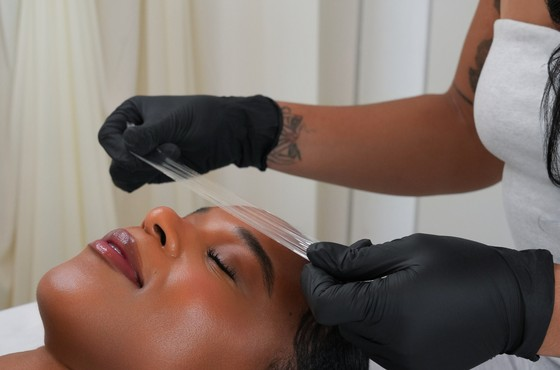
#> input picture assets/services/google-business-profile-preview.jpg, 560 x 370 px, found by its file name; its folder holds 6 pictures in this run
$ python find_gbp_matches.py
#> lines starting #> are read from the running program, lines starting #| are printed output that depends on the picture
import os
from PIL import Image

db_dir = r"c:\Users\ekta bansal\OneDrive\Desktop\lucci media\dropbox_photos"
srv_dir = r"c:\Users\ekta bansal\OneDrive\Desktop\lucci media\lucci-media\assets\services"

db_files = [f for f in os.listdir(db_dir) if f.lower().endswith(('.jpg', '.jpeg', '.png', '.webp'))]

def find_match(target_path, name):
#> called with name = 'google-business-profile-preview.jpg'
    target = Image.open(target_path).convert('RGB')
#> target is the input picture: PIL image 560x370 RGB; mean R, G, B 131, 115.7, 108
    target_thumb = target.resize((60, 60))
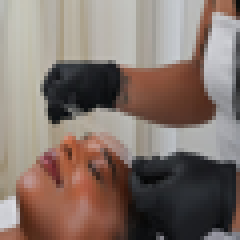
#> target_thumb: PIL image 60x60 RGB (shown 4 times larger); mean R, G, B 131, 115.7, 108
    best_file = None
    best_diff = 999999

    for f in db_files:
        p = os.path.join(db_dir, f)
        try:
            im = Image.open(p).convert('RGB')
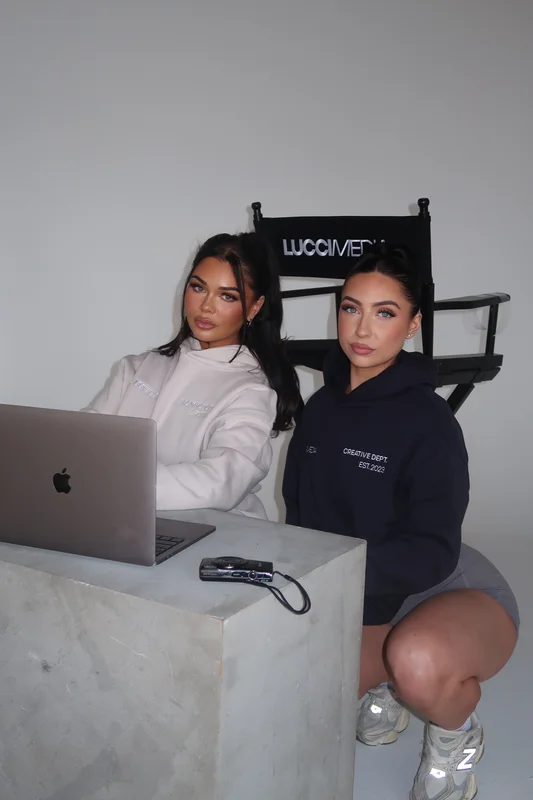
#> input picture assets/services/brand-identity-who-for.webp, 533 x 800 px, given as the content of the folder sers/ekta bansal/OneDrive/Desktop/lucci media/dropbox_photos, which was not available
#> im is the input picture: PIL image 533x800 RGB; mean R, G, B 129.5, 126.6, 129.4
            # Check aspect ratio compatibility
            thumb = im.resize((60, 60))
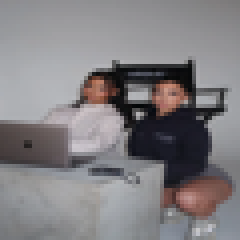
#> thumb: PIL image 60x60 RGB (shown 4 times larger); mean R, G, B 129.5, 126.6, 129.4
            d = sum(abs(a - b) for a, b in zip(thumb.tobytes(), target_thumb.tobytes())) / (60 * 60 * 3)
#> d = 55.52
            if d < best_diff:
                best_diff = d
#> best_diff = 55.52
                best_file = f
        except Exception:
            pass
    print(f"Match for {name}: {best_file} (diff: {best_diff:.2f})")
#| Match for google-business-profile-preview.jpg: brand-identity-who-for.webp (diff: 55.52)

find_match(os.path.join(srv_dir, "google-business-profile-preview.jpg"), "google-business-profile-preview.jpg")
find_match(os.path.join(srv_dir, "gbp-hero-main.webp"), "gbp-hero-main.webp")
#> call 2 of find_match, with name = 'gbp-hero-main.webp'
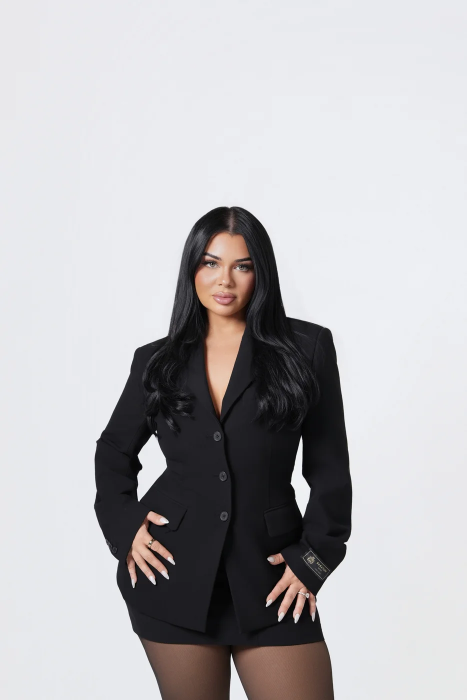
#> input picture assets/services/gbp-hero-main.webp, 933 x 1400 px, found by its file name (shown at 1/2 size)
#> in find_match, target is the input picture: PIL image 933x1400 RGB; mean R, G, B 184.2, 182.9, 185.4
#> in find_match (call 2), `target_thumb = target.resize((60, 60))`:
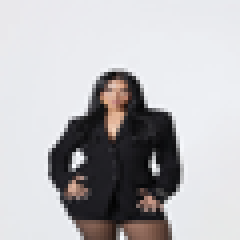
#> target_thumb: PIL image 60x60 RGB (shown 4 times larger); mean R, G, B 184.2, 182.9, 185.4
#> in find_match (call 2), `d = sum(abs(a - b) for a, b in zip(thumb.tobytes(), target_thumb.tobyt..`: d = 97.18
#| Match for gbp-hero-main.webp: brand-identity-who-for.webp (diff: 97.18)
find_match(os.path.join(srv_dir, "gbp-who-for.webp"), "gbp-who-for.webp")
#| Match for gbp-who-for.webp: brand-identity-who-for.webp (diff: 0.00)
find_match(os.path.join(srv_dir, "gbp-cta.webp"), "gbp-cta.webp")
#> call 4 of find_match, with name = 'gbp-cta.webp'
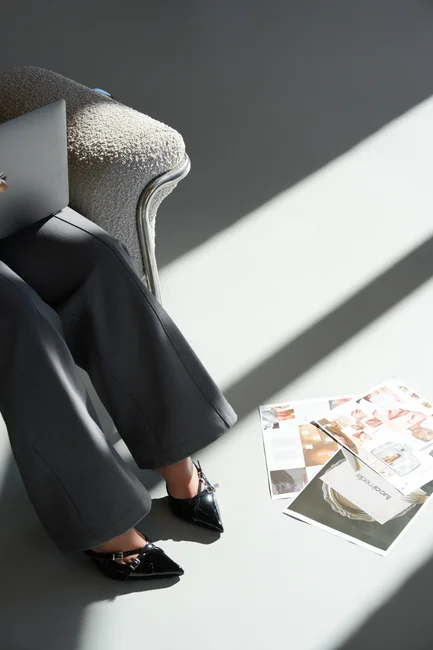
#> input picture assets/services/brand-photo-cta.webp, 433 x 650 px, given in place of gbp-cta.webp, which was not available
#> in find_match, target is the input picture: PIL image 433x650 RGB; mean R, G, B 131, 132.8, 131.4
#> in find_match (call 4), `target_thumb = target.resize((60, 60))`:
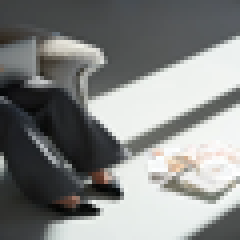
#> target_thumb: PIL image 60x60 RGB (shown 4 times larger); mean R, G, B 131, 132.8, 131.4
#> in find_match (call 4), `d = sum(abs(a - b) for a, b in zip(thumb.tobytes(), target_thumb.tobyt..`: d = 93.53
#| Match for gbp-cta.webp: brand-identity-who-for.webp (diff: 93.53)
